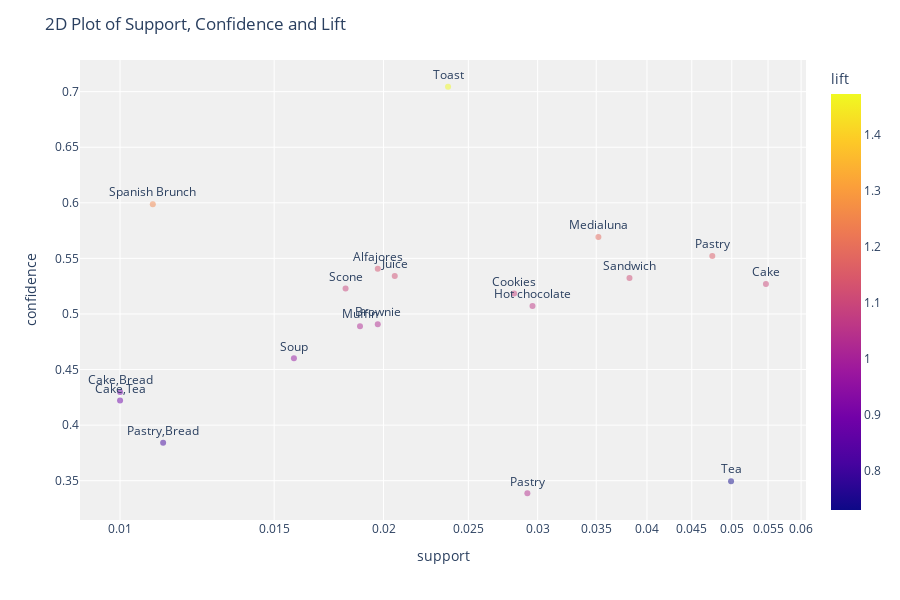

Notebook code for this chart:
### Code cell
#vykresleni pravidel
plot_model(model1, plot='2d', scale=0.75)

### Figure 1 — Plotly figure (JSON) as saved in the notebook; plotly's stock layout.template omitted (floating-point values rounded to 4 significant figures)
{"data": [{"customdata": [[["Toast"], ["Coffee"]], [["Spanish Brunch"], ["Coffee"]], [["Medialuna"], ["Coffee"]], [["Pastry"], ["Coffee"]], [["Alfajores"], ["Coffee"]], [["Juice"], ["Coffee"]], [["Sandwich"], ["Coffee"]], [["Cake"], ["Coffee"]], [["Scone"], ["Coffee"]], [["Cookies"], ["Coffee"]], [["Hot chocolate"], ["Coffee"]], [["Brownie"], ["Coffee"]], [["Muffin"], ["Coffee"]], [["Soup"], ["Coffee"]], [["Cake", "Bread"], ["Coffee"]], [["Cake", "Tea"], ["Coffee"]], [["Pastry", "Bread"], ["Coffee"]], [["Tea"], ["Coffee"]], [["Pastry"], ["Bread"]]], "hovertemplate": "support=%{x}<br>confidence=%{y}<br>antecedents_short=%{text}<br>antecedents=%{customdata[0]}<br>consequents=%{customdata[1]}<br>lift=%{marker.color}<extra></extra>", "legendgroup": "", "marker": {"color": [1.472, 1.252, 1.19, 1.154, 1.13, 1.117, 1.113, 1.101, 1.093, 1.084, 1.06, 1.026, 1.022, 0.9618, 0.8986, 0.8826, 0.8028, 0.7308, 1.035], "coloraxis": "coloraxis", "opacity": 0.5, "symbol": "circle"}, "mode": "markers+text", "name": "", "orientation": "v", "showlegend": false, "text": [["Toast"], ["Spanish Brunch"], ["Medialuna"], ["Pastry"], ["Alfajores"], ["Juice"], ["Sandwich"], ["Cake"], ["Scone"], ["Cookies"], ["Hot chocolate"], ["Brownie"], ["Muffin"], ["Soup"], ["Cake", "Bread"], ["Cake", "Tea"], ["Pastry", "Bread"], ["Tea"], ["Pastry"]], "textposition": "top center", "type": "scatter", "x": [0.0237, 0.0109, 0.0352, 0.0475, 0.0197, 0.0206, 0.0382, 0.0547, 0.0181, 0.0282, 0.0296, 0.0197, 0.0188, 0.0158, 0.01, 0.01, 0.0112, 0.0499, 0.0292], "xaxis": "x", "y": [0.7044, 0.5988, 0.5692, 0.5521, 0.5407, 0.5342, 0.5324, 0.527, 0.5229, 0.5184, 0.5072, 0.4908, 0.489, 0.4601, 0.4299, 0.4222, 0.3841, 0.3496, 0.3387], "yaxis": "y"}], "layout": {"coloraxis": {"colorbar": {"title": {"text": "lift"}}, "colorscale": [[0, "#0d0887"], [0.1111, "#46039f"], [0.2222, "#7201a8"], [0.3333, "#9c179e"], [0.4444, "#bd3786"], [0.5556, "#d8576b"], [0.6667, "#ed7953"], [0.7778, "#fb9f3a"], [0.8889, "#fdca26"], [1, "#f0f921"]]}, "height": 600, "legend": {"tracegroupgap": 0}, "margin": {"t": 60}, "plot_bgcolor": "rgb(240,240,240)", "title": {"text": "2D Plot of Support, Confidence and Lift"}, "xaxis": {"anchor": "y", "domain": [0, 1], "title": {"text": "support"}, "type": "log"}, "yaxis": {"anchor": "x", "domain": [0, 1], "title": {"text": "confidence"}}}}
